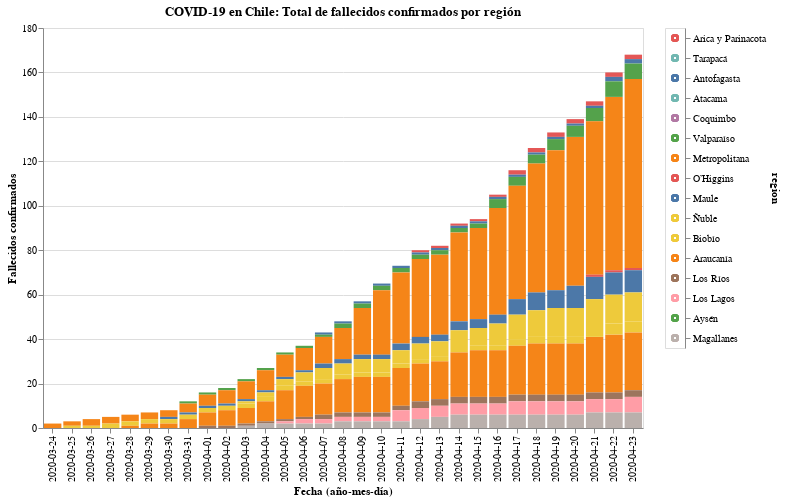

Write notebook code for a chart like this one.
### Code cell
#hide_input

input_dropdown = alt.binding_select(options=new_data['region'].unique())
selection1 = alt.selection_single(fields=['region'], bind=input_dropdown, name=' ')
selection2 = alt.selection_multi(fields=['region'], on='mouseover')

color = alt.condition(selection1 | selection2,
                    alt.Color('region:N', legend=None),
                    alt.value('lightgray'))

bars = alt.Chart(new_data).mark_bar().encode(
    x=alt.X('date:O', axis=alt.Axis(title='Fecha (año-mes-día)')),
    y=alt.Y('fallecidos', axis=alt.Axis(title='Fallecidos confirmados')),
    color=color,
    tooltip='fallecidos',
    order=alt.Order(
    # Sort the segments of the bars by this field
    'codigo region',
    sort='descending'
    )
    ).properties(
    title='COVID-19 en Chile: Total de fallecidos confirmados por región'
).add_selection(
    selection1, selection2
).transform_filter(
    selection1
)

legend = alt.Chart(new_data).mark_point().encode(
    y=alt.Y('region:N', axis=alt.Axis(orient='right'), sort=regiones),
    color=color
).add_selection(
    selection1, selection2
)

bars.properties(width=600, height=400) | legend

### Figure 1 — Vega-Lite specification as saved in the notebook (floating-point values rounded to 4 significant figures; data arrays with more than 128 entries replaced by an {"elided": "..."} marker saying what was removed)
{"config": {"view": {"continuousWidth": 400, "continuousHeight": 300}}, "hconcat": [{"mark": "bar", "encoding": {"color": {"condition": {"type": "nominal", "field": "region", "legend": null, "selection": {"or": [" ", "selector007"]}}, "value": "lightgray"}, "order": {"type": "quantitative", "field": "codigo region", "sort": "descending"}, "tooltip": {"type": "quantitative", "field": "fallecidos"}, "x": {"type": "ordinal", "axis": {"title": "Fecha (año-mes-día)"}, "field": "date"}, "y": {"type": "quantitative", "axis": {"title": "Fallecidos confirmados"}, "field": "fallecidos"}}, "height": 400, "selection": {" ": {"type": "single", "fields": ["region"], "bind": {"input": "select", "options": ["Arica y Parinacota", "Tarapacá", "Antofagasta", "Atacama", "Coquimbo", "Valparaíso", "Metropolitana", "O’Higgins", "Maule", "Ñuble", "Biobío", "Araucanía", "Los Ríos", "Los Lagos", "Aysén", "Magallanes"]}}, "selector007": {"type": "multi", "fields": ["region"], "on": "mouseover"}}, "title": "COVID-19 en Chile: Total de fallecidos confirmados por región", "transform": [{"filter": {"selection": " "}}], "width": 600}, {"mark": "point", "encoding": {"color": {"condition": {"type": "nominal", "field": "region", "legend": null, "selection": {"or": [" ", "selector007"]}}, "value": "lightgray"}, "y": {"type": "nominal", "axis": {"orient": "right"}, "field": "region", "sort": ["Arica y Parinacota", "Tarapacá", "Antofagasta", "Atacama", "Coquimbo", "Valparaíso", "Metropolitana", "O’Higgins", "Maule", "Ñuble", "Biobío", "Araucanía", "Los Ríos", "Los Lagos", "Aysén", "Magallanes"]}}, "selection": {" ": {"type": "single", "fields": ["region"], "bind": {"input": "select", "options": ["Arica y Parinacota", "Tarapacá", "Antofagasta", "Atacama", "Coquimbo", "Valparaíso", "Metropolitana", "O’Higgins", "Maule", "Ñuble", "Biobío", "Araucanía", "Los Ríos", "Los Lagos", "Aysén", "Magallanes"]}}, "selector007": {"type": "multi", "fields": ["region"], "on": "mouseover"}}}], "data": {"name": "data-8dabc2e2db696afabf5c2a639a211538"}, "$schema": "https://vega.github.io/schema/vega-lite/v4.8.1.json", "datasets": {"data-8dabc2e2db696afabf5c2a639a211538": {"elided": "496 records"}}}
